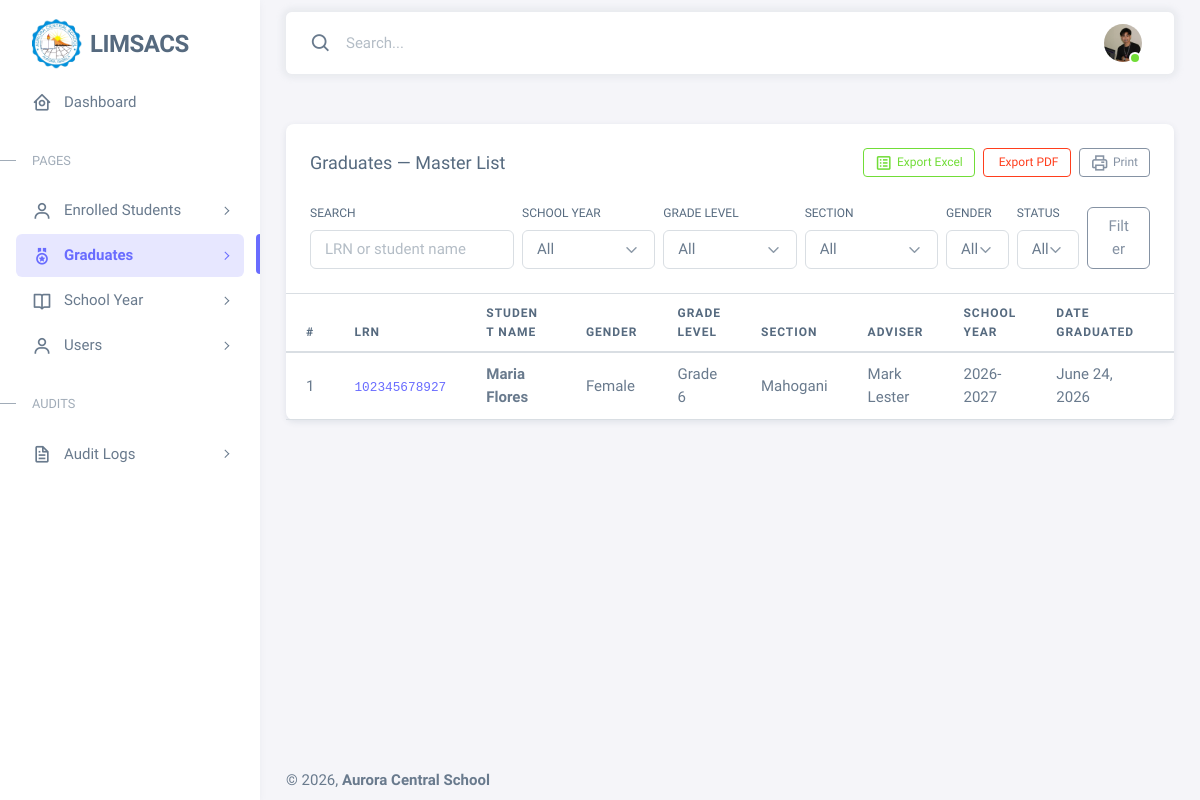
Screenshot of /resources/views/admin/graduates-master-list.php (signed in) with the database file from the repository.
### tables this page shows
CREATE TABLE `graduates` (
  `id` int(11) NOT NULL,
  `student_id` int(11) NOT NULL,
  `academic_history_id` int(11) NOT NULL,
  `graduation_date` date NOT NULL,
  `honors` varchar(100) DEFAULT NULL,
  `remarks` text DEFAULT NULL,
  `recorded_by` int(11) DEFAULT NULL,
  `created_at` timestamp NOT NULL DEFAULT current_timestamp()
);

CREATE TABLE `students` (
  `id` int(11) NOT NULL,
  `lrn` varchar(20) DEFAULT NULL,
  `first_name` varchar(100) DEFAULT NULL,
  `middle_name` varchar(100) DEFAULT NULL,
  `last_name` varchar(100) DEFAULT NULL,
  `suffix` varchar(20) DEFAULT NULL,
  `gender` enum('Male','Female') DEFAULT NULL,
  `birth_date` date DEFAULT NULL,
  `age` int(11) DEFAULT NULL,
  `place_of_birth` varchar(150) DEFAULT NULL,
  `nationality` varchar(100) DEFAULT NULL,
  `religion` varchar(100) DEFAULT NULL,
  `address` text DEFAULT NULL,
  `contact_number` varchar(20) DEFAULT NULL,
  `created_at` timestamp NOT NULL DEFAULT current_timestamp()
);

CREATE TABLE `academic_history` (
  `id` int(11) NOT NULL,
  `student_id` int(11) NOT NULL,
  `enrolled_by` int(11) DEFAULT NULL,
  `school_year_id` int(11) NOT NULL,
  `grade_level` varchar(50) NOT NULL,
  `section_id` int(11) DEFAULT NULL,
  `enrollment_status` enum('Enrolled','Transferred','Graduated','Dropped') DEFAULT 'Enrolled',
  `created_at` timestamp NOT NULL DEFAULT current_timestamp()
);

CREATE TABLE `sections` (
  `id` int(11) NOT NULL,
  `section_name` varchar(100) NOT NULL,
  `grade_level` varchar(50) DEFAULT NULL,
  `adviser_id` int(11) DEFAULT NULL,
  `school_year_id` int(11) DEFAULT NULL,
  `max_students` int(11) NOT NULL DEFAULT 35,
  `created_at` timestamp NOT NULL DEFAULT current_timestamp()
);

CREATE TABLE `users` (
  `id` int(11) NOT NULL,
  `full_name` varchar(50) NOT NULL,
  `email` varchar(50) NOT NULL,
  `password` varchar(255) NOT NULL,
  `role` varchar(20) NOT NULL,
  `profile_picture` varchar(255) DEFAULT NULL,
  `created_at` datetime NOT NULL DEFAULT current_timestamp(),
  `updated_at` datetime NOT NULL DEFAULT current_timestamp()
);

CREATE TABLE `school_year` (
  `id` int(11) NOT NULL,
  `school_year` varchar(20) NOT NULL,
  `start_date` date NOT NULL,
  `end_date` date NOT NULL,
  `status` enum('active','inactive','archived') DEFAULT 'inactive',
  `created_at` timestamp NOT NULL DEFAULT current_timestamp(),
  `updated_at` timestamp NOT NULL DEFAULT current_timestamp() ON UPDATE current_timestamp()
);

### app/controllers/admin/GraduatesController.php (called while the page is built, shortened)
<?php
require_once __DIR__ . '/../../models/admin/GraduatesModel.php';
require_once __DIR__ . '/../../../database/config/config.php';
    class GraduatesController{
        private $model;
        public function __construct($con){
            $this->model = new GraduatesModel($con);
        }
        public function masterList($filters = [], $page = 1): array{
            $limit = 10;
            $page  = max(1, (int)$page);
            $totalRecords = $this->model->getTotalCount($filters);
            $totalPages   = $totalRecords > 0 ? (int)ceil($totalRecords / $limit) : 1;
            $page         = min($page, $totalPages);
            $offset       = ($page - 1) * $limit;
            return [
                'records'       => $this->model->getPaginated($limit, $offset, $filters) ?: [],
                'current_page'  => $page,
                'total_pages'   => $totalPages,
                'total_records' => $totalRecords,
                'limit'         => $limit,
            ];
        }
    }
    try{
        $controller = new GraduatesController($con);
    }catch(Exception $e){
        error_log($e->getMessage());
        $controller = null;
    }
?>

### app/models/admin/GraduatesModel.php (called while the page is built, shortened)
<?php
require_once __DIR__ . '/../Model.php';
    class GraduatesModel extends Model{
        protected $graduates = 'graduates';
        protected $students = 'students';
        protected $academic_history = 'academic_history';
        protected $sections = 'sections';
        protected $school_year = 'school_year';
        protected $users = 'users';
        public function getPaginated($limit, $offset, $filters = []){
            try{
                [$where, $params, $types] = $this->buildFilters($filters);
                $query = "SELECT
                        g.id AS graduate_id,
                        g.student_id,
                        g.academic_history_id,
                        g.graduation_date,
                        g.honors,
                        g.remarks,
                        s.lrn,
                        s.gender,
                        CONCAT(s.first_name, ' ', s.last_name) AS student_full_name,
                        ah.grade_level,
                        ah.enrollment_status,
                        ah.school_year_id,
                        sec.section_name,
                        sy.school_year,
                        u.full_name AS registrar_name,
                        adv.full_name AS adviser_name
                    FROM {$this->graduates} g
                    JOIN {$this->students} s ON g.student_id = s.id
                    JOIN {$this->academic_history} ah ON g.academic_history_id = ah.id
                    LEFT JOIN {$this->sections} sec ON ah.section_id = sec.id
                    LEFT JOIN {$this->school_year} sy ON ah.school_year_id = sy.id
                    LEFT JOIN {$this->users} u ON g.recorded_by = u.id
                    LEFT JOIN {$this->users} adv ON sec.adviser_id = adv.id
                    {$where}
                    ORDER BY g.graduation_date DESC
                    LIMIT ? OFFSET ?
                ";
                $params[] = $limit;
                $params[] = $offset;
                $types .= 'ii';
                $stmt = $this->con->prepare($query);
                $stmt->bind_param($types, ...$params);
                $stmt->execute();
                $result = $stmt->get_result();
                return $result->fetch_all(MYSQLI_ASSOC);
            }catch(Exception $e){
                error_log($e->getMessage());
                return false;
            }
        }
        public function getTotalCount($filters = []){
            try{
                [$where, $params, $types] = $this->buildFilters($filters);
                $query = "SELECT COUNT(*) AS total
                    FROM {$this->graduates} g
                    JOIN {$this->students} s ON g.student_id = s.id
                    JOIN {$this->academic_history} ah ON g.academic_history_id = ah.id
                    LEFT JOIN {$this->sections} sec ON ah.section_id = sec.id
                    LEFT JOIN {$this->school_year} sy ON ah.school_year_id = sy.id
                    {$where}
                ";
                $stmt = $this->con->prepare($query);
                $stmt->execute();
                $row = $stmt->get_result()->fetch_assoc();
                return (int)$row['total'];
            }catch(Exception $e){
                error_log($e->getMessage());
                return 0;
            }
        }
        private function buildFilters($filters){
            $conditions = [];
            $params = [];
            $types = '';
            $search = trim($filters['search'] ?? '');
            $schoolYearId = $filters['school_year_id'] ?? '';
            $gradeLevel = $filters['grade_level'] ?? '';
            $sectionId = $filters['section_id'] ?? '';
            $gender = $filters['gender'] ?? '';
            $status = $filters['status'] ?? '';
            $where = $conditions ? ' WHERE ' . implode(' AND ', $conditions) : '';
            return [$where, $params, $types];
        }
    }
?>

### app/models/Model.php (called while the page is built, shortened)
<?php
    class Model{
        public function __construct($con){
            $this->con = $con;
        }
    }

### resources/views/admin/graduates-master-list.php (the view, shortened to what this page needs)
<?php
require_once __DIR__ . '/../../../app/controllers/admin/GraduatesController.php';
$e = fn($v) => htmlspecialchars((string) $v, ENT_QUOTES, 'UTF-8');
$search_term         = trim($_GET['search'] ?? '');
$school_year_filter   = $_GET['school_year_id'] ?? '';
$grade_level_filter   = $_GET['grade_level'] ?? '';
$section_filter       = $_GET['section_id'] ?? '';
$gender_filter        = $_GET['gender'] ?? '';
$status_filter        = $_GET['status'] ?? '';
$page                 = $_GET['page'] ?? 1;
$print_mode           = isset($_GET['print']);
$filters = [
    'search'         => $search_term,
    'school_year_id' => $school_year_filter,
    'grade_level'    => $grade_level_filter,
    'section_id'     => $section_filter,
    'gender'         => $gender_filter,
    'status'         => $status_filter,
];
$listing = $controller ? $controller->masterList($filters, $page) : ['records' => [], 'current_page' => 1, 'total_pages' => 1, 'total_records' => 0, 'limit' => 10];
$graduates     = $listing['records'];
$current_page  = $listing['current_page'];
$limit         = $listing['limit'];
$qs = function ($p) use ($filters) {
    return '?' . http_build_query(array_merge($filters, ['page' => $p]));
};
$exportQs = function ($type) use ($filters) {
    return '../../../app/controllers/admin/GraduatesController.php?' . http_build_query(array_merge($filters, ['export' => $type]));
};
?>
<!DOCTYPE html>
<html
  lang="en"
  class="light-style layout-menu-fixed"
  dir="ltr"
  data-theme="theme-default"
  data-assets-path="../../../public/assets/"
  data-template="vertical-menu-template-free"
>
<head>
    <link rel="stylesheet" href="../../../public/assets/vendor/fonts/boxicons.css" />
    <link rel="stylesheet" href="../../../public/assets/vendor/css/core.css" class="template-customizer-core-css" />
    <link rel="stylesheet" href="../../../public/assets/vendor/css/theme-default.css" class="template-customizer-theme-css" />
    <link rel="stylesheet" href="../../../public/assets/css/demo.css" />
    <link rel="stylesheet" href="../../../public/assets/vendor/libs/perfect-scrollbar/perfect-scrollbar.css" />
</head>
<body>
    <?php if (!$print_mode): ?>
        <?php require_once __DIR__ . '/partials/sidebar.php'; ?>
        <?php require_once __DIR__ . '/partials/topbar.php'; ?>
    <?php endif; ?>
    <div class="card mt-4">
        <h5 class="card-header d-flex justify-content-between align-items-center flex-wrap gap-2">
            Graduates &mdash; Master List
            <?php if (!$print_mode): ?>
            <div class="d-flex gap-2 flex-wrap no-print">
                <a href="<?= $e($exportQs('excel')) ?>" class="btn btn-sm btn-outline-success"><i class="bx bx-spreadsheet me-1"></i>Export Excel</a>
                <a href="<?= $e($exportQs('pdf')) ?>" class="btn btn-sm btn-outline-danger"><i class="bx bx-file-pdf me-1"></i>Export PDF</a>
                <a href="<?= $e($qs($current_page) . '&print=1') ?>" target="_blank" class="btn btn-sm btn-outline-secondary"><i class="bx bx-printer me-1"></i>Print</a>
            </div>
            <?php endif; ?>
        </h5>
        <?php if (!$print_mode): ?>
        <div class="card-body border-bottom no-print">
            <form method="GET" class="row g-2 align-items-end">
                <div class="col-md-3">
                    <label class="form-label small">Search</label>
                    <input type="text" name="search" class="form-control" placeholder="LRN or student name" value="<?= $e($search_term) ?>">
                </div>
                <div class="col-md-2">
                    <label class="form-label small">School Year</label>
                    <select name="school_year_id" class="form-select">
                        <option value="">All</option>
                    </select>
                </div>
                <div class="col-md-2">
                    <label class="form-label small">Grade Level</label>
                    <select name="grade_level" class="form-select">
                        <option value="">All</option>
                    </select>
                </div>
                <div class="col-md-2">
                    <label class="form-label small">Section</label>
                    <select name="section_id" class="form-select">
                        <option value="">All</option>
                    </select>
                </div>
                <div class="col-md-1">
                    <label class="form-label small">Gender</label>
                    <select name="gender" class="form-select">
                        <option value="">All</option>
                    </select>
                </div>
                <div class="col-md-1">
                    <label class="form-label small">Status</label>
                    <select name="status" class="form-select">
                        <option value="">All</option>
                    </select>
                </div>
                <div class="col-md-1 d-flex gap-2">
                    <button type="submit" class="btn btn-outline-secondary w-100">Filter</button>
                </div>
            </form>
        </div>
        <?php endif; ?>
        <div class="table-responsive nowrap">
            <table class="table">
                <thead>
                    <tr>
                        <th>#</th>
                        <th>LRN</th>
                        <th>Student Name</th>
                        <th>Gender</th>
                        <th>Grade Level</th>
                        <th>Section</th>
                        <th>Adviser</th>
                        <th>School Year</th>
                        <th>Date Graduated</th>
                        <th>Registrar</th>
                    </tr>
                </thead>
                <tbody>
                    <?php if (!empty($graduates)): ?>
                        <?php $rowNumber = (($current_page - 1) * $limit) + 1; ?>
                        <?php foreach ($graduates as $g): ?>
                            <tr>
                                <td><?= $rowNumber++ ?></td>
                                <td><code class="text-primary"><?= $e($g['lrn']) ?></code></td>
                                <td class="fw-semibold"><?= $e($g['student_full_name']) ?></td>
                                <td><?= $e($g['gender']) ?></td>
                                <td><?= $e($g['grade_level']) ?></td>
                                <td><?= $e($g['section_name'] ?? '—') ?></td>
                                <td><?= $e($g['adviser_name'] ?? '—') ?></td>
                                <td><?= $e($g['school_year'] ?? '—') ?></td>
                                <td><?= !empty($g['graduation_date']) ? date('F j, Y', strtotime($g['graduation_date'])) : '—' ?></td>
                                <td><?= $e($g['registrar_name'] ?? '—') ?></td>
                            </tr>
                        <?php endforeach; ?>
                    <?php else: ?>
                        <tr>
                            <td colspan="12" class="text-center">No graduate records found.</td>
                        </tr>
                    <?php endif; ?>
                </tbody>
            </table>
        </div>
    </div>
    <?php if (!$print_mode): ?>
        <?php require_once __DIR__ . '/partials/footer.php'; ?>
    <?php endif; ?>
</body>
</html>

### rows the page displays
graduates: student.lrn "102345678927", student_full_name "Maria Flores", student.gender "Female", academic_history.grade_level "Grade 6", sections.section_name "Mahogani", users.full_name "Mark Lester", school_year.school_year "2026-2027", graduation_date "June 24, 2026"
